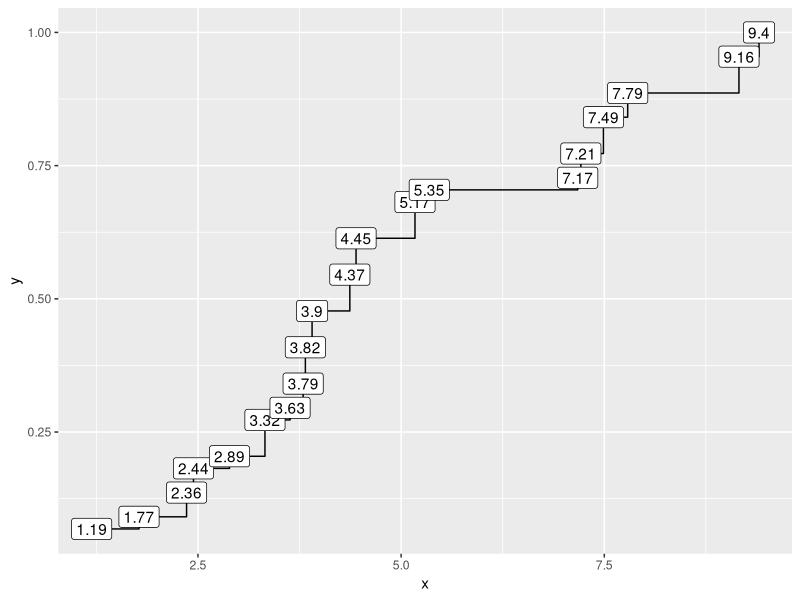
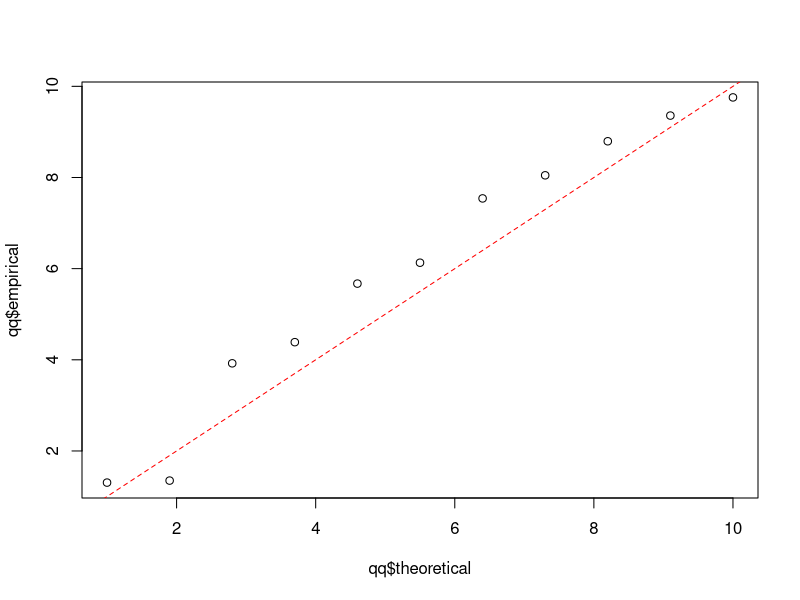

Recreate these plots in R, in order.
# Calculation of empirical cumulative distribution function (ECDF)

n <- 20
randoms <- runif(n, 1, 10)
how_often <- sample.int(3, n, replace = TRUE)
sample <- numeric(sum(how_often))
counter <- 1
for (i in 1:n) {
  sample[counter:(counter + how_often[i] - 1)] <- rep(randoms[i], how_often[i])
  counter <- counter + how_often[i]
}
sample <- sort(sample)
unique_sample <- unique(sample)
total_observations <- length(sample)
ecdf <- sapply(unique_sample, function(x) {
  sum(sample <= x) / total_observations
})
ecdf

df <- data.frame(x = unique_sample, y = ecdf)
library(ggplot2)
ggplot(data = df, aes(x = x, y = y)) +
  geom_step() +
  geom_label(aes(label = round(x, 2)))

# If the ECDF value is F_n(5) = 0.5
# it means 50% of the sample values are less than or equal to 5.
# The CDF corresponds to a theoretical probability distribution (e.g. normal, exponential).
# It is the integral of the probability density function (PDF)

# PDF are the d-functions in R
# CDF are the p-functions in R
# The q-functions in R compute the quantiles of a distribution.
# They are the inverse of the CDF.
# In simple terms, the quantile tells you the value of x
# below which a proportion p of the data lies.

# Empirical quantiles
n <- 20
randoms <- runif(n, 1, 10)
how_often <- sample.int(3, n, replace = TRUE)
sample <- numeric(sum(how_often))
counter <- 1
for (i in 1:n) {
  sample[counter:(counter + how_often[i] - 1)] <- rep(randoms[i], how_often[i])
  counter <- counter + how_often[i]
}
sample <- sort(sample)
n <- length(sample)

ps <- seq(0, 1, 0.1)
qq <- data.frame(
  empirical = numeric(length(ps)),
  theoretical = numeric(length(ps))
)
for (i in 1:length(ps)) {
  # i = p * (n + 1)
  idx <- ps[i] * (n + 1)
  if (floor(idx) == 0) {
    idx <- 1
  } else if (ceiling(idx) >= n) {
    idx <- n
  }
  qq$empirical[i] <- (sample[ceiling(idx)] + sample[floor(idx)] ) / 2
  qq$theoretical[i] <- qunif(p = ps[i], min = 1, max = 10)
}
plot(qq$theoretical, qq$empirical)
abline(0, 1, col = "red", lty = 2)
